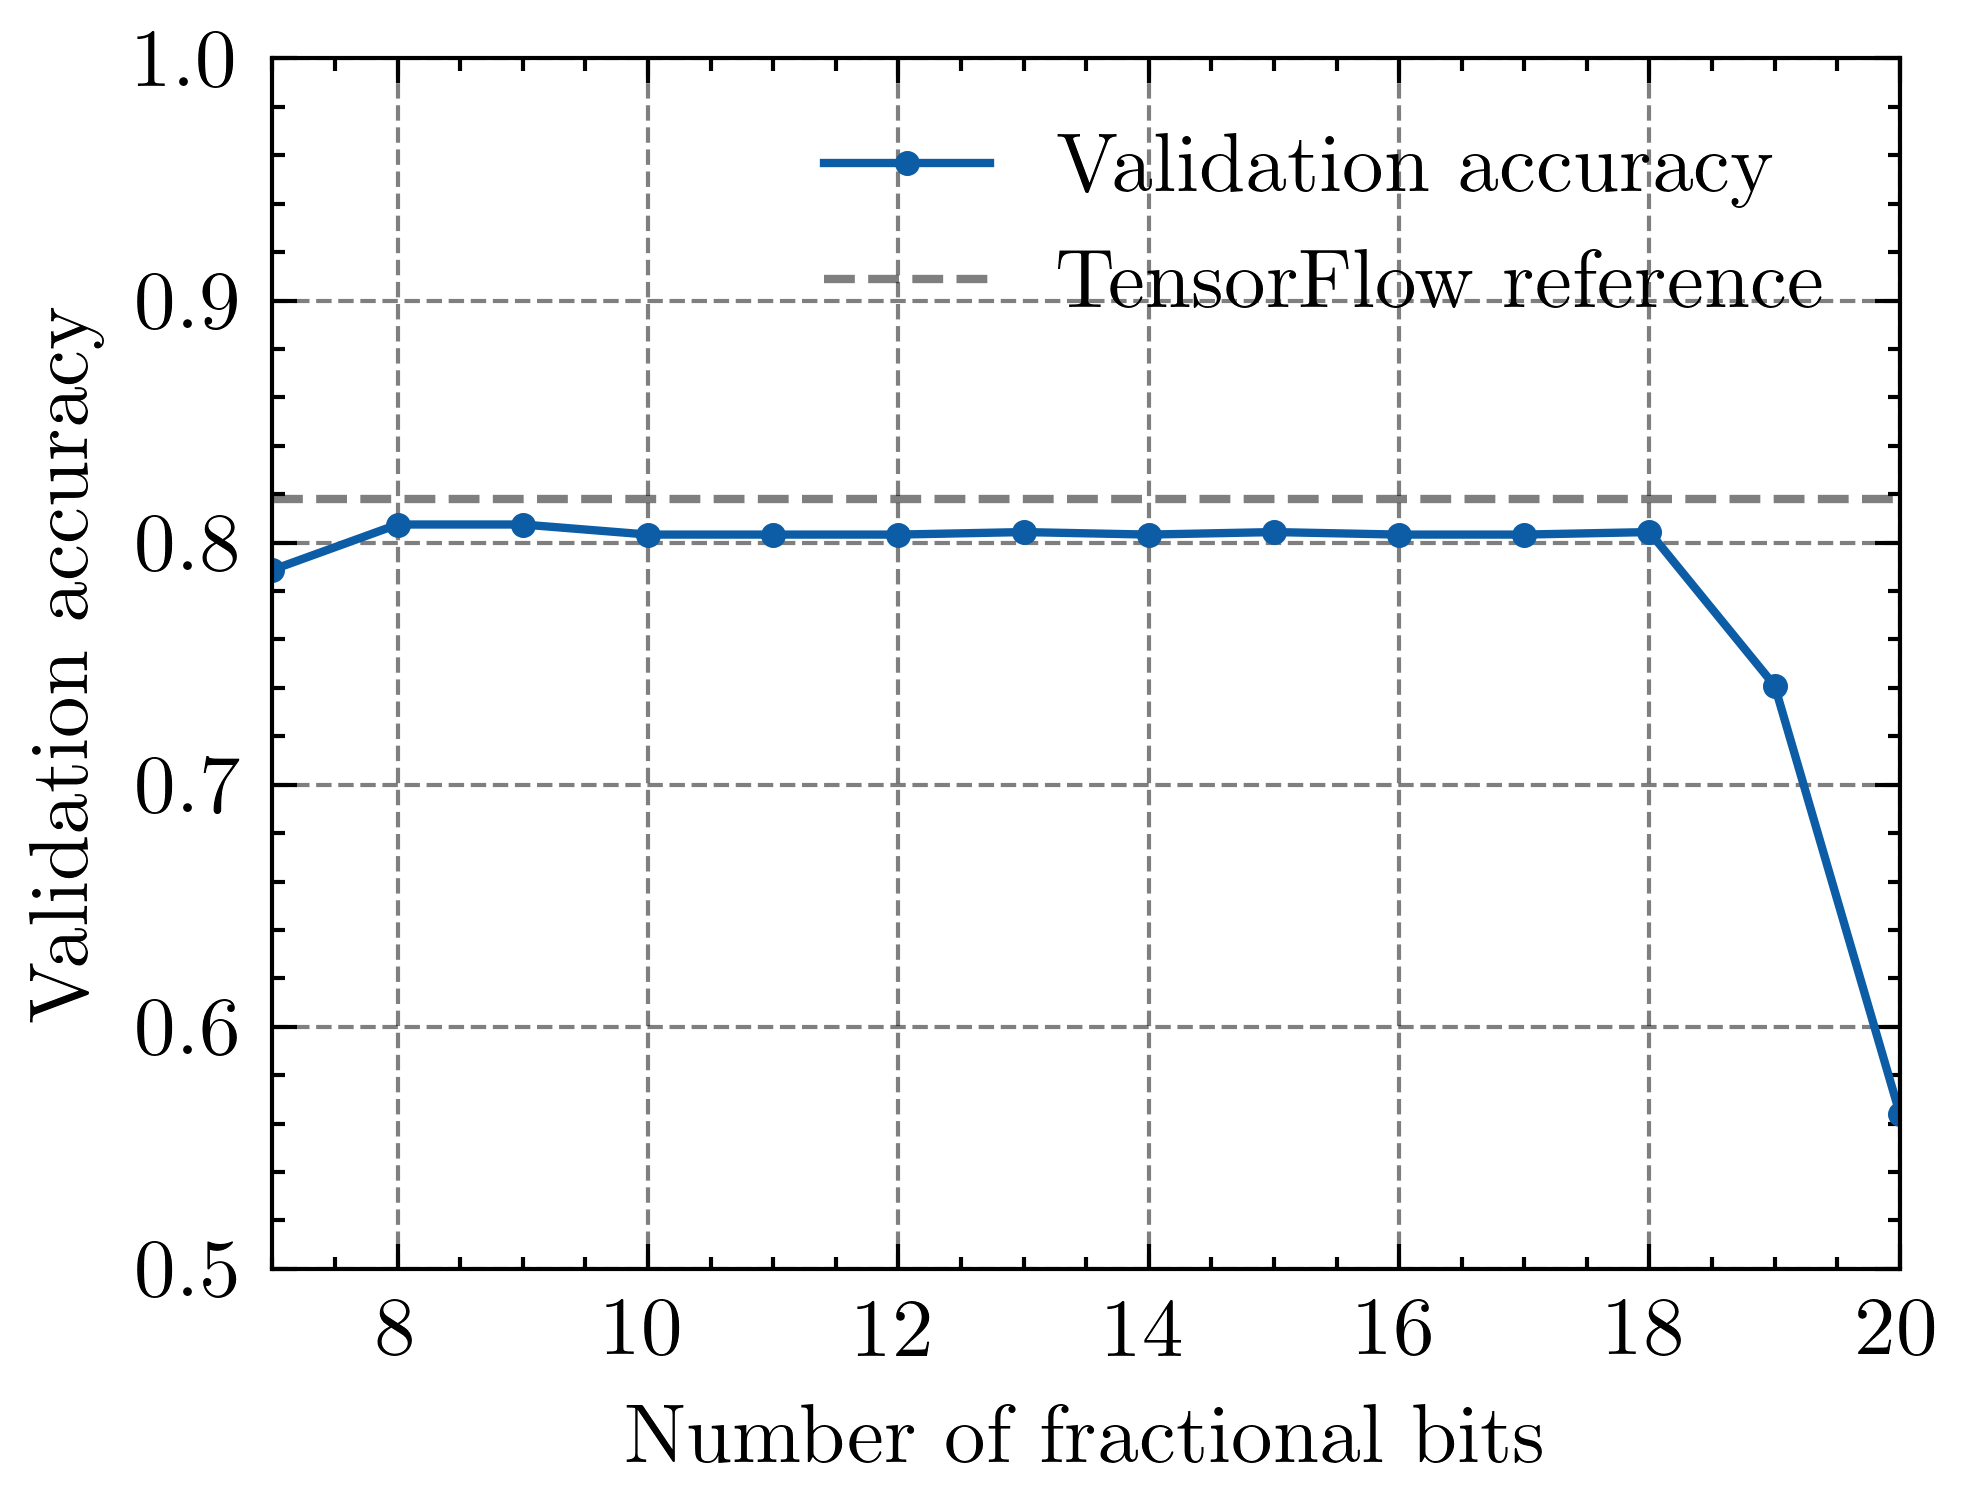

This figure's Python source:
import scienceplots
import matplotlib.ticker as ticker
import matplotlib.pyplot as plt
import numpy as np

plt.style.use(['science', 'grid'])

num_frac_bits = [7, 8, 9, 10, 11, 12, 13, 14, 15, 16, 17, 18, 19, 20]
acc_vs_epoch = [0.788761707, 0.807492196, 0.807492196, 0.803329865, 0.803329865, 0.803329865, 0.804370447, 0.803329865, 0.804370447, 0.803329865, 0.803329865, 0.804370447, 0.740894901, 0.563995838]

pparam = dict(xlabel='Number of fractional bits', ylabel='Validation accuracy')

with plt.style.context(['science']):
    plt.rcParams['grid.linewidth'] = 0.5
    fig, ax = plt.subplots()
    ax.plot(num_frac_bits, acc_vs_epoch, marker='o', markersize=2, label='Validation accuracy')
    ax.axhline(y=0.817898023, color='black', linestyle='--', alpha=0.5, label='TensorFlow reference')
    ax.xaxis.set_major_locator(ticker.MaxNLocator(integer=True))
    ax.autoscale(tight=True)
    ax.set(**pparam)
    ax.set_ylim(0.5, 1) # Set the limits of y-axis from 0 to 1
    ax.legend()  # Add a legend
    fig.savefig('fixed_point_acc.eps', format='eps')
    fig.savefig('fixed_point_acc.png', format='png', dpi=600)
    plt.close()
